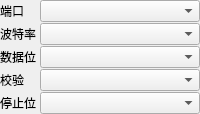
          <widget class="QWidget" name="pageSerial">
           <layout class="QFormLayout" name="formSerial">
            <property name="horizontalSpacing">
             <number>4</number>
            </property>
            <property name="verticalSpacing">
             <number>1</number>
            </property>
            <property name="leftMargin">
             <number>0</number>
            </property>
            <property name="topMargin">
             <number>0</number>
            </property>
            <property name="rightMargin">
             <number>0</number>
            </property>
            <property name="bottomMargin">
             <number>0</number>
            </property>
            <item row="0" column="0">
             <widget class="QLabel" name="lblPort">
              <property name="text">
               <string>端口</string>
              </property>
             </widget>
            </item>
            <item row="0" column="1">
             <widget class="QComboBox" name="portCombo"/>
            </item>
            <item row="1" column="0">
             <widget class="QLabel" name="lblBaud">
              <property name="text">
               <string>波特率</string>
              </property>
             </widget>
            </item>
            <item row="1" column="1">
             <widget class="QComboBox" name="baudCombo"/>
            </item>
            <item row="2" column="0">
             <widget class="QLabel" name="lblDataBits">
              <property name="text">
               <string>数据位</string>
              </property>
             </widget>
            </item>
            <item row="2" column="1">
             <widget class="QComboBox" name="dataBitsCombo"/>
            </item>
            <item row="3" column="0">
             <widget class="QLabel" name="lblParity">
              <property name="text">
               <string>校验</string>
              </property>
             </widget>
            </item>
            <item row="3" column="1">
             <widget class="QComboBox" name="parityCombo"/>
            </item>
            <item row="4" column="0">
             <widget class="QLabel" name="lblStopBits">
              <property name="text">
               <string>停止位</string>
              </property>
             </widget>
            </item>
            <item row="4" column="1">
             <widget class="QComboBox" name="stopBitsCombo"/>
            </item>
           </layout>
          </widget>
